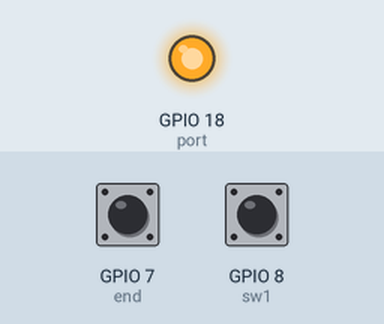
Recording of a program running on a simulated Raspberry Pi (BCM pin numbers). Shown: output pins drawn as LEDs (lit = HIGH). Inputs (shaded band) come from the test bench; at power-on: GPIO 8 (sw1) HIGH, GPIO 7 (end) HIGH.

Above: at 5.0 s.
5.1 s: GPIO 8 (sw1) pulled LOW for 0.15 s
At 5.17 s:
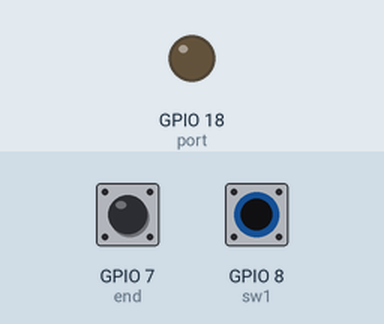
6.7 s: GPIO 8 (sw1) pulled LOW for 3.2 s
At 11.3 s:
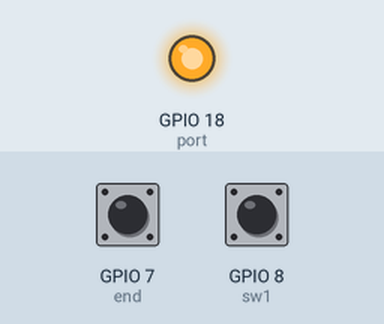
Timing chart, 0 to 12.8 s (numbered marks = the images above; inputs shaded):
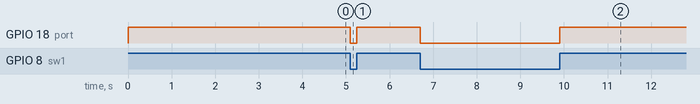

Measured:
- after the input at 5.1 s, GPIO 18 (port): HIGH → LOW at once, → HIGH 0.15 s later
- after the input at 6.7 s, GPIO 18 (port): HIGH → LOW at once, → HIGH 3.2 s later

The program:

switch2.py
```python
import RPi.GPIO as IoPort
sw1 = 8
end = 7
port = 18
IoPort.setmode(IoPort.BCM)
IoPort.setwarnings(False)
IoPort.setup(port,IoPort.OUT)
IoPort.setup(sw1,IoPort.IN)
IoPort.setup(end,IoPort.IN)

count = 0
while count == 0:
    rcv = IoPort.input(sw1)
    IoPort.output(port,rcv)
    if IoPort.input(end) == False:
        count = 1
IoPort.output(port,False)
```
